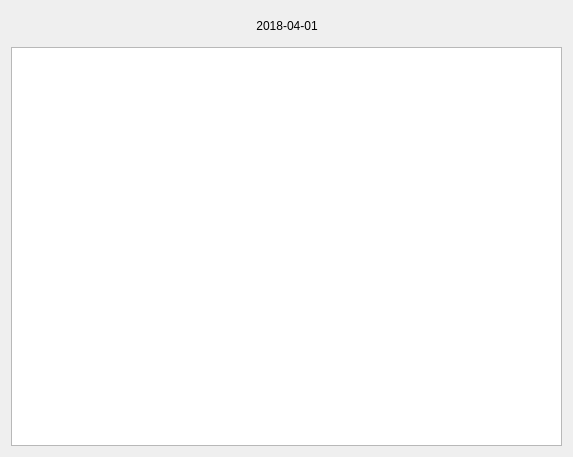
<?xml version="1.0" encoding="UTF-8"?>
<ui version="4.0">
 <class>QDataMgrWidget</class>
 <widget class="QWidget" name="QDataMgrWidget">
  <property name="geometry">
   <rect>
    <x>0</x>
    <y>0</y>
    <width>573</width>
    <height>457</height>
   </rect>
  </property>
  <property name="windowTitle">
   <string>Form</string>
  </property>
  <property name="styleSheet">
   <string notr="true">QLabel{
text-align:center;
}</string>
  </property>
  <layout class="QVBoxLayout" name="verticalLayout">
   <item>
    <layout class="QHBoxLayout" name="horizontalLayout">
     <property name="spacing">
      <number>20</number>
     </property>
     <item>
      <spacer name="horizontalSpacer_2">
       <property name="orientation">
        <enum>Qt::Horizontal</enum>
       </property>
       <property name="sizeHint" stdset="0">
        <size>
         <width>40</width>
         <height>20</height>
        </size>
       </property>
      </spacer>
     </item>
     <item>
      <widget class="QAndroidButton" name="mPreDayBtn">
       <property name="minimumSize">
        <size>
         <width>40</width>
         <height>30</height>
        </size>
       </property>
       <property name="styleSheet">
        <string notr="true">border-image: url(:/icon/image/prepage.png);</string>
       </property>
       <property name="text">
        <string/>
       </property>
       <property name="alignment">
        <set>Qt::AlignRight|Qt::AlignTrailing|Qt::AlignVCenter</set>
       </property>
      </widget>
     </item>
     <item>
      <widget class="QLabel" name="mCurDayText">
       <property name="text">
        <string>2018-04-01</string>
       </property>
       <property name="alignment">
        <set>Qt::AlignCenter</set>
       </property>
      </widget>
     </item>
     <item>
      <widget class="QAndroidButton" name="mNextDayBtn">
       <property name="minimumSize">
        <size>
         <width>40</width>
         <height>30</height>
        </size>
       </property>
       <property name="styleSheet">
        <string notr="true">border-image: url(:/icon/image/nextpage.png);</string>
       </property>
       <property name="text">
        <string/>
       </property>
      </widget>
     </item>
     <item>
      <spacer name="horizontalSpacer">
       <property name="orientation">
        <enum>Qt::Horizontal</enum>
       </property>
       <property name="sizeHint" stdset="0">
        <size>
         <width>40</width>
         <height>20</height>
        </size>
       </property>
      </spacer>
     </item>
    </layout>
   </item>
   <item>
    <widget class="QShareMutualBundwidget" name="mDataTableWidget"/>
   </item>
  </layout>
 </widget>
 <customwidgets>
  <customwidget>
   <class>QAndroidButton</class>
   <extends>QLabel</extends>
   <header>qandroidbutton.h</header>
  </customwidget>
  <customwidget>
   <class>QShareMutualBundwidget</class>
   <extends>QTableWidget</extends>
   <header>table/qsharemutualbundwidget.h</header>
  </customwidget>
 </customwidgets>
 <resources/>
 <connections/>
</ui>
